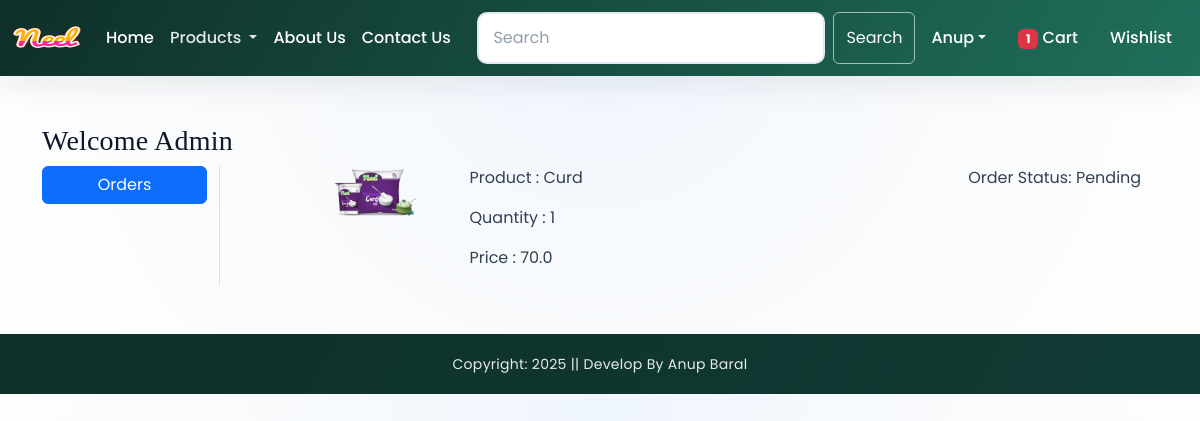
/orders/ (signed in), run on an earlier commit of the app's database.
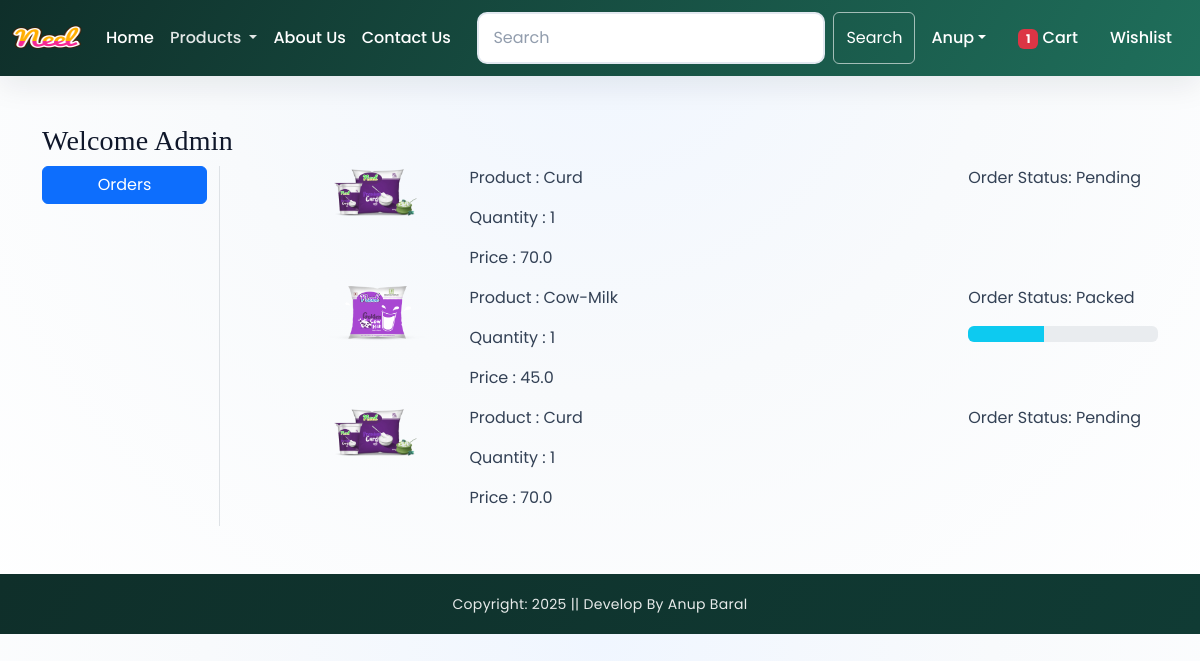
And on a later commit of the database.
### app/models.py (models this page shows, shortened)
class OrderPlaced(models.Model):
    user = models.ForeignKey(User,on_delete=models.CASCADE)
    customer = models.ForeignKey(Customer,on_delete=models.CASCADE)
    product = models.ForeignKey(Product,on_delete=models.CASCADE)
    variant = models.ForeignKey(ProductVariant, on_delete=models.SET_NULL, null=True, blank=True)
    quantity = models.PositiveBigIntegerField(default=1)
    ordered_date = models.DateTimeField(auto_now_add=True)
    status = models.CharField(max_length=50,choices=STATUS_CHOICES, default='Pending')
    payment = models.ForeignKey(Payment,on_delete=models.CASCADE,default="")
    @property
    def total_cost(self):
        return self.quantity * self.product.discounted_price

class Product(models.Model):
    title = models.CharField(max_length=100)
    selling_price = models.FloatField()
    discounted_price = models.FloatField()
    description = models.TextField()
    composition = models.TextField(default='')
    prodapp = models.TextField(default='')
    category = models.CharField(choices=CATEGORY_CHOICES, max_length=2)
    product_image = models.ImageField(upload_to='product')
    farmer = models.ForeignKey('Farmer', on_delete=models.SET_NULL, null=True, blank=True, related_name='products')

### app/views.py (the view)
# urls.py: path('orders/', views.orders, name='orders'),
def orders(request):
    order_placed=OrderPlaced.objects.filter(user=request.user)
    return render(request, 'app/orders.html',locals())

### app/context_processors.py (called while the page is built)
def cart_item_count(request):
    totalitem = 0
    if request.user.is_authenticated:
        totalitem = Cart.objects.filter(user=request.user).count()
    return {'totalitem': totalitem}

### app/templates/app/orders.html (shortened to what this page needs)
{% extends "app/base.html" %}
{% load static %}
{% block main-content %}
<div class="container my-5">
    <div class="row">
        <h3>Welcome <span class="text-capitalize">{{ request.user }}</span></h3>
        <div class="col-sm-2 border-end">
            <ul class="list-unstyled">
                <li class="d-grid"><a href="{% url 'orders' %}" class="btn btn-primary">Orders</a></li>
            </ul>
        </div>
        <div class="col-sm-9 offset-sm-1">
            {% for op in order_placed %}
            <div class="row">
                <div class="col-sm-2">
                    <img src="{{ op.product.product_image.url }}" class="img-fluid" height="100" width="100"/>
                </div>
                <div class="col-sm-7">
                    <p>Product : {{ op.product.title }}</p>
                    <p>Quantity : {{ op.quantity }}</p>
                    <p>Price : {{ op.total_cost }}</p>
                </div>
                <div class="col-sm-3">
                    <p> Order Status: {{ op.status }}</p>
                    {% if op.status == 'Packed' %}
                    <div class="progress">
                        <div class="progress-bar bg-info" role="progressbar" style="width: 40%" aria-valuenow="40" aria-valuemin="0" aria-valuemax="100"></div>
                    </div>
                    {% endif %}
                </div>
            </div>
            {% endfor %}
        </div>
    </div>
</div>
{% endblock main-content %}

### app/templates/app/base.html (shortened to what this page needs)
<!DOCTYPE html>
{% load static  %}
<html lang="en">
<head>
    <link href="https://cdn.jsdelivr.net/npm/bootstrap@5.3.8/dist/css/bootstrap.min.css" rel="stylesheet">
    <link rel="stylesheet" href="{% static 'app/css/owl.carousel.min.css' %}" />
    <link rel="stylesheet" href="{% static 'app/css/all.min.css' %}" />
    <link rel="stylesheet" href="{% static 'app/css/style.css' %}" />
</head>
<body class="site-body">
 <nav class="navbar navbar-expand-lg navbar-dark site-navbar">
  <div class="container-fluid">
    <a class="navbar-brand" href="/">
      <img src="{% static "app/images/product/Neel.png" %}" width="70" height="50" />
    </a>
    <div class="collapse navbar-collapse" id="navbarSupportedContent">
      <ul class="navbar-nav me-auto mb-2 mb-lg-0">
        {% if request.user.is_authenticated %}
        <li class="nav-item">
          <a class="nav-link active" aria-current="page" href="/">Home</a>
        </li>
        <li class="nav-item dropdown">
          <a class="nav-link dropdown-toggle" href="#" role="button" data-bs-toggle="dropdown" aria-expanded="false">
            Products
          </a>
        </li>
        <li class="nav-item">
          <a class="nav-link text-white" href="{% url 'about' %}">About Us</a>
        </li>
        <li class="nav-item">
          <a class="nav-link text-white" href="{% url 'contact' %}">Contact Us</a>
        </li>
      </ul>
      <form class="d-flex" role="search" action="{% url 'search' %}" method="get">
        <input class="form-control me-2" type="search" name="q" placeholder="Search" aria-label="Search"/>
        <button class="btn btn-outline-success" type="submit">Search</button>
      </form>
    </div>
    <ul class="navbar-nav me-auto mb-2 mb-lg-0">
      <li class="nav-item dropdown mx-2">
        <a class="nav-link dropdown-toggle text-white" href="#"
        id="profileDropdown" role="button" data-bs-toggle="dropdown"
        aria-expanded="false">Anup</a>
      </li>
      <li class="nav-item mx-2">
    <a href="{% url 'showcart' %}" class="nav-link text-white">
        {% if totalitem > 0 %}
            <span class="badge bg-danger">{{ totalitem }}</span>
        {% endif %}
        Cart
    </a>
</li>
      <li class="nav-item mx-2">
        <a href="{% url 'wishlist' %}" class="nav-link text-white">Wishlist</a>
      </li>
      {% endif %}
    </ul>
  </div>
</nav>
{% block main-content %}{% endblock main-content %}
<footer class="container-fluid site-footer text-center">
  <small>Copyright: 2025 || Develop By Anup Baral</small>
</footer>
</body>
</html>

### app/static/app/css/style.css (style rules this page uses)
:root { --brand-900: #0f2f2a; --brand-700: #1f6f5b; --brand-500: #2f8a6b; --accent-500: #f59f4a; --accent-600: #e3832c; --ink-900: #0f172a; --ink-700: #334155; --ink-500: #64748b; --surface-0: #ffffff; --surface-50: #f8fafc; --surface-100: #eef2f7; --border-200: #e2e8f0; --shadow-soft: 0 10px 30px rgba(15, 23, 42, 0.08); --shadow-strong: 0 20px 50px rgba(15, 23, 42, 0.12); }
* { box-sizing: border-box; }
body.site-body { font-family: "Poppins", "Segoe UI", sans-serif; color: var(--ink-700); background: radial-gradient(circle at top, #f0f6ff 0%, #f8fafc 45%, #ffffff 100%); }
h1, h2, h3, h4, h5 { color: var(--ink-900); font-family: "Playfair Display", "Times New Roman", serif; letter-spacing: 0.2px; }
a { color: inherit; }
.site-navbar { background: linear-gradient(120deg, var(--brand-900), var(--brand-700)); box-shadow: var(--shadow-soft); }
.navbar .nav-link { font-weight: 500; color: rgba(255, 255, 255, 0.88); }
.navbar .btn-outline-success { color: #ffffff; border-color: rgba(255, 255, 255, 0.6); }
.site-footer { background: linear-gradient(120deg, var(--brand-900), #103b34); color: rgba(255, 255, 255, 0.9); padding: 18px 10px; margin-top: 40px; }
.site-footer small { letter-spacing: 0.3px; }
.form-control { padding: 12px 14px; border: 2px solid var(--border-200); border-radius: 10px; font-family: inherit; font-size: 1rem; transition: all 0.3s ease; background: var(--surface-0); }
.form-control::placeholder { color: var(--ink-500); opacity: 0.7; }

What changed in the data, as far as the page shows it:
added OrderPlaced: product.product_image (picture), product "Cow-Milk", quantity "1", total_cost "45.0", status "Packed"
added OrderPlaced: product.product_image (picture), product "Curd", quantity "1", total_cost "70.0", status "Pending"
